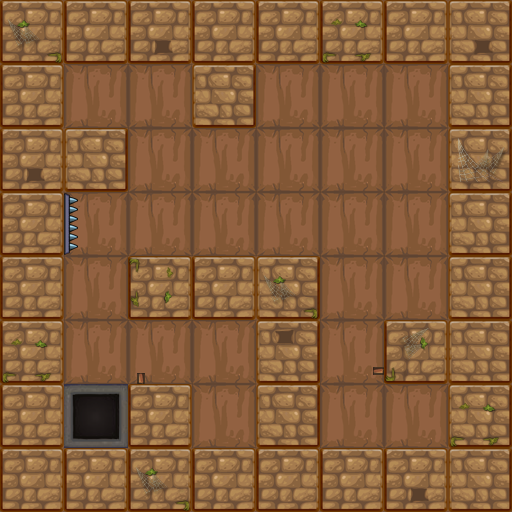

Rendered tile map (Tiled .tmx) drawn with the repository's tilesets; below, a short description and the map source with its tile grids summarised:
An orthogonal 8x8 tile map with 64x64 px tiles, 2 tile layers (bg1, fg1) and 22 objects (10x wall, 3x enemy, 2x torches, key, door, ...).

<map version="1.0" orientation="orthogonal" renderorder="right-down" width="8" height="8" tilewidth="64" tileheight="64">
 <properties>
  <property name="maxStep" value="13" />
 </properties>
 <tileset firstgid="1" name="lv1map" tilewidth="64" tileheight="64">
  <image source="lv1map.png" width="256" height="256" />
 </tileset>
 <layer name="bg1" width="8" height="8">
  <data>[64 cells, 64 non-empty, 3 distinct tile ids]</data>
 </layer>
 <layer name="fg1" width="8" height="8">
  <data>[64 cells, 18 non-empty, 7 distinct tile ids]</data>
 </layer>
 <objectgroup name="obj1">
  <object name="wall" x="0" y="0" width="512" height="64" />
  <object name="wall" x="256" y="256" width="64" height="256" />
  <object name="wall" x="0" y="0" width="64" height="512" />
  <object name="wall" x="0" y="448" width="512" height="64" />
  <object name="wall" x="384" y="320" width="128" height="64" />
  <object name="wall" x="192" y="0" width="64" height="128" />
  <object name="wall" x="448" y="0" width="64" height="448" />
  <object name="key" x="256" y="192" width="64" height="64">
   <properties>
    <property name="active" value="false" />
    <property name="isArmature" value="true" />
   </properties>
  </object>
  <object name="door" x="384" y="384" width="64" height="64">
   <properties>
    <property name="isArmature" value="true" />
   </properties>
  </object>
  <object name="player" x="64" y="64" width="64" height="64" />
  <object name="torches" x="192" y="64" width="64" height="64" />
  <object name="wall" x="128" y="256" width="192" height="64" />
  <object name="banziL" x="128" y="320" width="13" height="64">
   <properties>
    <property name="isOver" value="false" />
   </properties>
  </object>
  <object name="banzi" x="320" y="371" width="64" height="13">
   <properties>
    <property name="isOver" value="false" />
   </properties>
  </object>
  <object name="enemy" x="128" y="192" width="64" height="64" />
  <object name="enemy" x="384" y="256" width="64" height="64" />
  <object name="torches" x="256" y="384" width="64" height="64" />
  <object name="ding" x="64" y="192" width="13" height="64" />
  <object name="dong" x="64" y="384" width="64" height="64" />
  <object name="enemy" x="192" y="384" width="64" height="64" />
  <object name="wall" x="0" y="128" width="128" height="64" />
  <object name="wall" x="128" y="384" width="64" height="128" />
 </objectgroup>
</map>
